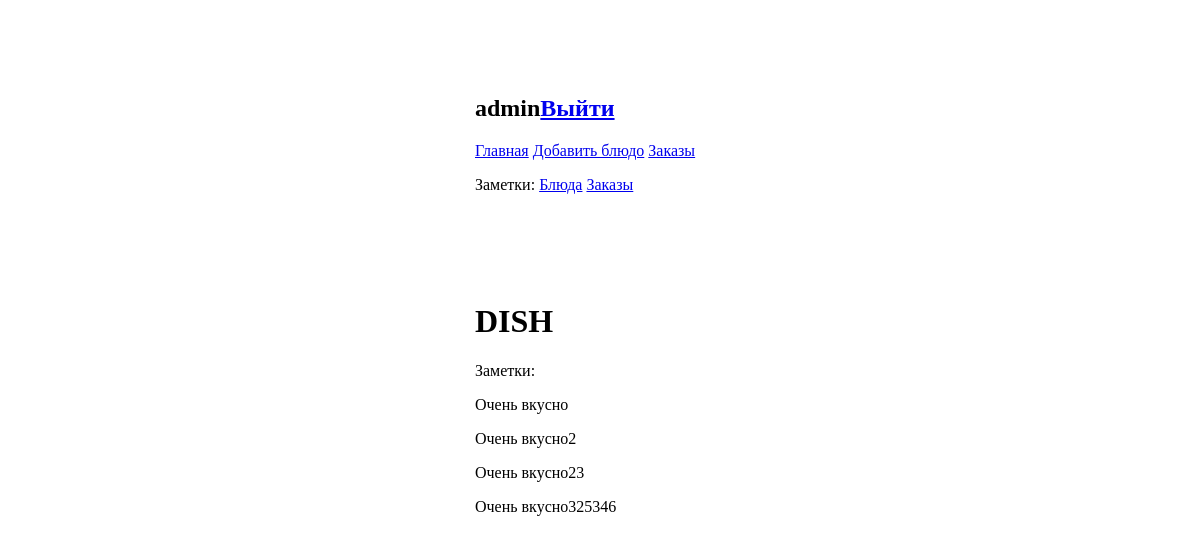
Screenshot of /notes/dish/ (signed in) with the database file from the repository.
### notes/models.py (models this page shows)
class Note(models.Model):
    content = models.CharField(max_length=120)

### notes/views.py (the view)
# urls.py: path('<str:model>/', NoteListView.as_view(), name='note_list'),
class NoteListView(ListView):
    model = Note
    template_name = 'note_list.html'
    def get_context_data(self, **kwargs):
        context = super().get_context_data(**kwargs)
        content_type = ContentType.objects.get_by_natural_key(
            app_label='coocking_book', model=self.kwargs['model'])
        context['notes'] = Note.objects.filter(
            note_item__content_type=content_type)
        context['model'] = self.kwargs['model'].upper()
        return context

### notes/templates/note_list.html
{% extends "base.html" %}
{%block content%}
<h1>{{model}}</h1>
<p>Заметки:</p>
{%for note in notes%}
<p>{{note.content}}</p>
{%endfor%}
{%endblock%}

### coocking_book/templates/base.html (shortened to what this page needs)
{%load static%}
<!DOCTYPE html>
<html>
<head>
</head>
  <link rel="stylesheet" type="text/css" href="{%static 'css/dishes.css'%}">
<body>
  <div class="parent">
    <div class="block">
      {%if request.user.is_authenticated%}
      <h2>{{user.username}}<a href="{%url 'logout' %}">Выйти</a></h2>
        <p><a href="{% url 'coocking_book:dish_list' %}">Главная</a>
           <a href="{% url 'coocking_book:add_dish' %}">Добавить блюдо</a>
           <a href="{% url 'coocking_book:order_list' %}">Заказы</a>
        </p>
        <p>Заметки:
          <a href="{% url 'notes:note_list' 'dish' %}">Блюда</a>
          <a href="{% url 'notes:note_list' 'order' %}">Заказы</a>
        </p>
      <br><br><br><br>
      {%endif%}
        {%block content%}
        {%endblock%}
    </div>
  </div>
</body>
</html>

### coocking_book/static/css/dishes.css (style rules this page uses)
.parent { width: 100%; height: 100%; position: absolute; top: 0; left: 0; overflow: auto; }

### rows the page displays
Note: content "Очень вкусно"
Note: content "Очень вкусно2"
Note: content "Очень вкусно23"
Note: content "Очень вкусно325346"

### other values shown
{{ user.username }} "admin"
{{ model }} "DISH"
